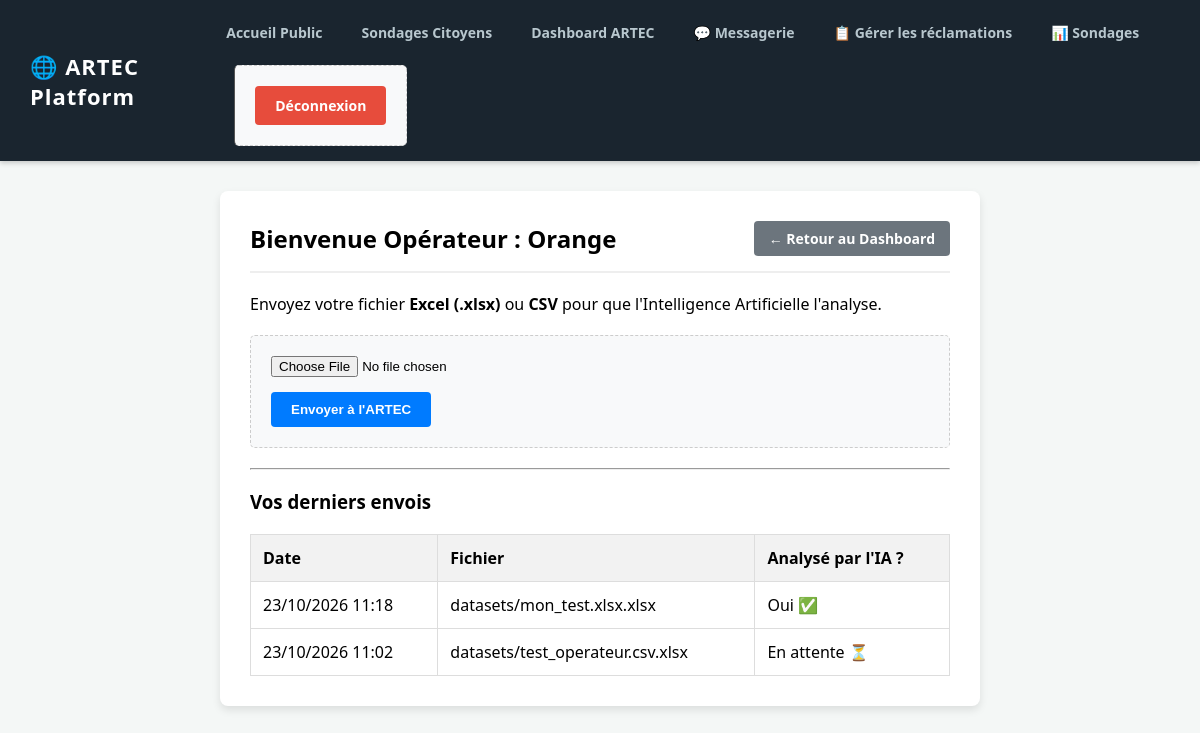
The page /qos/upload/ (signed in) on the database its author committed.
### qos_engine/models.py (models this page shows, shortened)
class Dataset(models.Model):
    OPERATEURS = [('YAS', 'YAS'), ('Orange', 'Orange'), ('Airtel', 'Airtel')]
    operateur = models.CharField(max_length=20, choices=OPERATEURS)
    fichier = models.FileField(upload_to='datasets/')
    date_upload = models.DateTimeField(auto_now_add=True)
    traite = models.BooleanField(default=False)

### qos_engine/views.py (the view, shortened to what this page needs)
# urls.py: path('upload/', views.upload_dataset, name='upload_dataset'),
@login_required
def upload_dataset(request):
    operateur = None
    if request.user.groups.filter(name='YAS').exists(): operateur = 'YAS'
    elif request.user.groups.filter(name='Orange').exists(): operateur = 'Orange'
    elif request.user.groups.filter(name='Airtel').exists(): operateur = 'Airtel'
    if not operateur and not request.user.is_superuser:
        messages.error(request, "Accès réservé aux opérateurs.")
        return redirect('avis_public') # Modifié ici
    datasets = Dataset.objects.filter(operateur=operateur).order_by('-date_upload') if operateur else Dataset.objects.all()
    return render(request, 'qos_engine/upload.html', {'datasets': datasets, 'operateur': operateur})

### qos_engine/templates/qos_engine/upload.html (shortened to what this page needs)
{% extends 'qos_engine/base.html' %}
{% block content %}
<div class="container-upload">
    <div class="header-upload">
        <h2 style="margin: 0;">Bienvenue Opérateur : {{ operateur }}</h2>
        <a href="{% url 'dashboard_operateur' %}" class="btn-retour">← Retour au Dashboard</a>
    </div>
    <p>Envoyez votre fichier <b>Excel (.xlsx)</b> ou <b>CSV</b> pour que l'Intelligence Artificielle l'analyse.</p>
    <form method="POST" enctype="multipart/form-data">
        <input type="file" name="fichier" accept=".csv, .xlsx" required>
        <button type="submit">Envoyer à l'ARTEC</button>
    </form>
    <hr>
    <h3>Vos derniers envois</h3>
    <table>
        <tr>
            <th>Date</th>
            <th>Fichier</th>
            <th>Analysé par l'IA ?</th>
        </tr>
        {% for ds in datasets %}
        <tr>
            <td>{{ ds.date_upload|date:"d/m/Y H:i" }}</td>
            <td>{{ ds.fichier.name }}</td>
            <td>{{ ds.traite|yesno:"Oui ✅,En attente ⏳" }}</td>
        </tr>
        {% empty %}
        <tr>
            <td colspan="3" style="text-align: center;">Aucun fichier envoyé pour le moment.</td>
        </tr>
        {% endfor %}
    </table>
</div>
{% endblock %}

### qos_engine/templates/qos_engine/base.html (style rules this page uses)
body { font-family: 'Segoe UI', Tahoma, Geneva, Verdana, sans-serif; background: #f4f7f6; margin: 0; padding: 0; }

### qos_engine/templates/qos_engine/upload.html (style rules this page uses)
.container-upload { max-width: 700px; margin: auto; background: white; padding: 30px; border-radius: 8px; box-shadow: 0 4px 8px rgba(0,0,0,0.1); }
.header-upload { display: flex; justify-content: space-between; align-items: center; border-bottom: 2px solid #eee; padding-bottom: 15px; margin-bottom: 20px; }
.btn-retour { text-decoration: none; background: #6c757d; color: white; padding: 8px 15px; border-radius: 4px; font-weight: bold; font-size: 14px; }
form { margin: 20px 0; background: #f8f9fa; padding: 20px; border-radius: 5px; border: 1px dashed #ccc; }
input[type="file"] { display: block; margin-bottom: 15px; }
button[type="submit"] { background: #007bff; color: white; border: none; padding: 10px 20px; border-radius: 4px; cursor: pointer; font-weight: bold; }
table { width: 100%; border-collapse: collapse; margin-top: 20px; }
th, td { border: 1px solid #ddd; padding: 12px; text-align: left; }
th { background: #f2f2f2; }

### rows shown on the page
Dataset: date_upload "23/10/2026 11:18", fichier.name "datasets/mon_test.xlsx.xlsx", traite "Oui ✅"
Dataset: date_upload "23/10/2026 11:02", fichier.name "datasets/test_operateur.csv.xlsx", traite "En attente ⏳"

### other values the page prints
{{ operateur }} "Orange"
